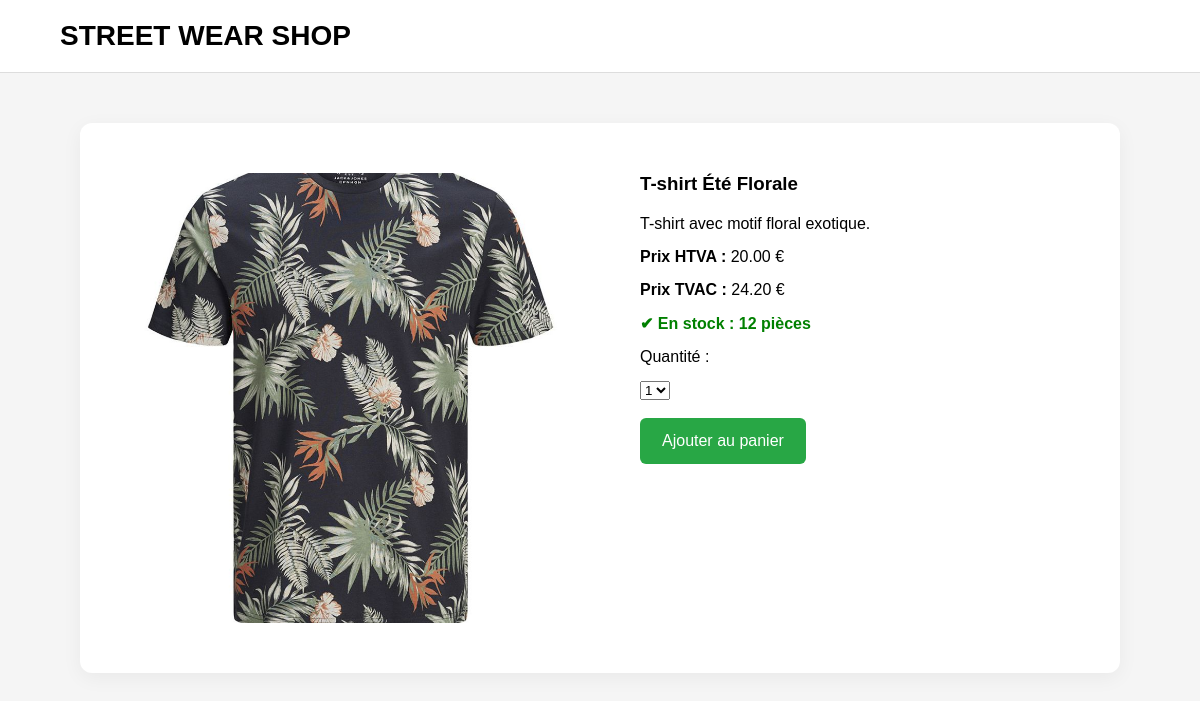
Page /produit.php?id=4 on the committed database.
### tables this page shows
CREATE TABLE `produits` (
  `id_produit` int(11) NOT NULL,
  `nom_produit` varchar(100) NOT NULL,
  `description_court_produit` varchar(255) NOT NULL,
  `prix_htva` decimal(10,2) NOT NULL,
  `stock` int(11) NOT NULL,
  `disponibilité` text NOT NULL,
  `image` varchar(255) NOT NULL,
  `description_longue` text DEFAULT NULL
);

### produit.php (the view, shortened to what this page needs)
<?php
require_once "database.php";
$id = $_GET["id"] ?? 0;
$sql = "SELECT * FROM produits WHERE id_produit = :id";
$stmt = $pdo->prepare($sql);
$stmt->execute(["id"=>$id]);
$product = $stmt->fetch(PDO::FETCH_ASSOC);
$prix_htva = $product["prix_htva"];
$prix_tvac = $prix_htva*(1+TVA);
?>
<!DOCTYPE html>
<html lang="fr">
<head>
<link rel="stylesheet" href="style.css">
</head>
<body>
<header>
STREET WEAR SHOP
</header>
<main class="section">
<article class="product-detail">
<img src="images/<?php echo $product["image"]; ?>">
<section class="product-info">
<h1><?php echo $product["nom_produit"]; ?></h1>
<p><?php echo $product["description_court_produit"]; ?></p>
<p><strong>Prix HTVA :</strong> <?php echo $prix_htva; ?> €</p>
<p><strong>Prix TVAC :</strong> <?php echo number_format($prix_tvac,2); ?> €</p>
<p class="stock">
✔ En stock : <?php echo $product["disponibilité"]; ?> pièces
</p>
<p>Quantité :</p>
<select>
<option>1</option>
</select>
<br><br>
<button class="btn-panier">
Ajouter au panier
</button>
</section>
</article>
</main>
</body>
</html>

### style.css (style rules this page uses)
* { margin:0; padding:0; box-sizing:border-box; font-family:Arial, Helvetica, sans-serif; }
body { background:#f5f5f5; }
header { background:white; border-bottom:1px solid #ddd; padding:20px 60px; font-size:28px; font-weight:bold; }
.section { padding:50px 80px; }
.product-detail { background:white; padding:50px; border-radius:12px; display:flex; gap:60px; box-shadow:0 5px 20px rgba(0,0,0,0.05); }
.product-detail img { width:450px; height:450px; object-fit:cover; }
.product-info h1 { margin-bottom:20px; }
.product-info p { margin-bottom:15px; }
.stock { color:green; font-weight:bold; }
.btn-panier { background:#28a745; color:white; padding:14px 22px; border:none; border-radius:6px; cursor:pointer; font-size:16px; }

### rows in the picture
produits: image (picture), nom_produit "T-shirt Été Florale", description_court_produit "T-shirt avec motif floral exotique.", prix_htva "20.00", prix_htva "24.20", disponibilité "12"
